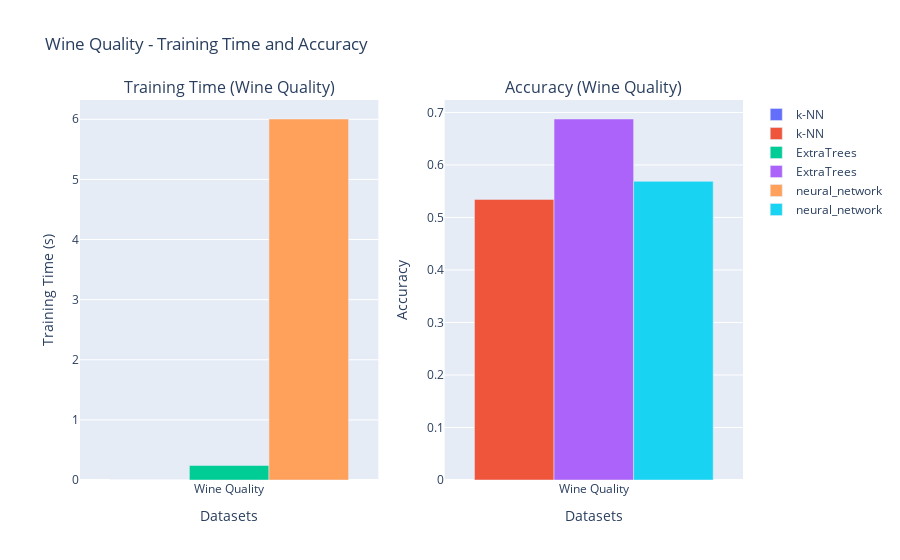
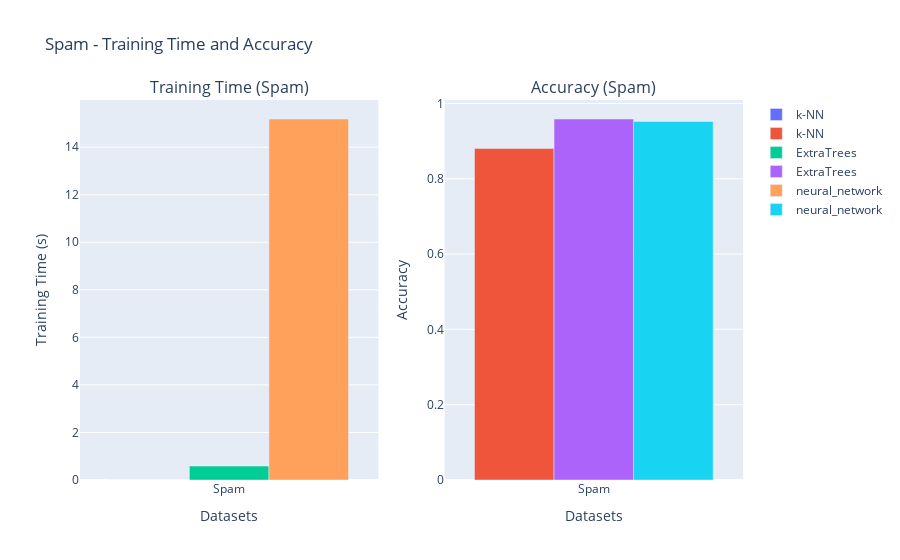
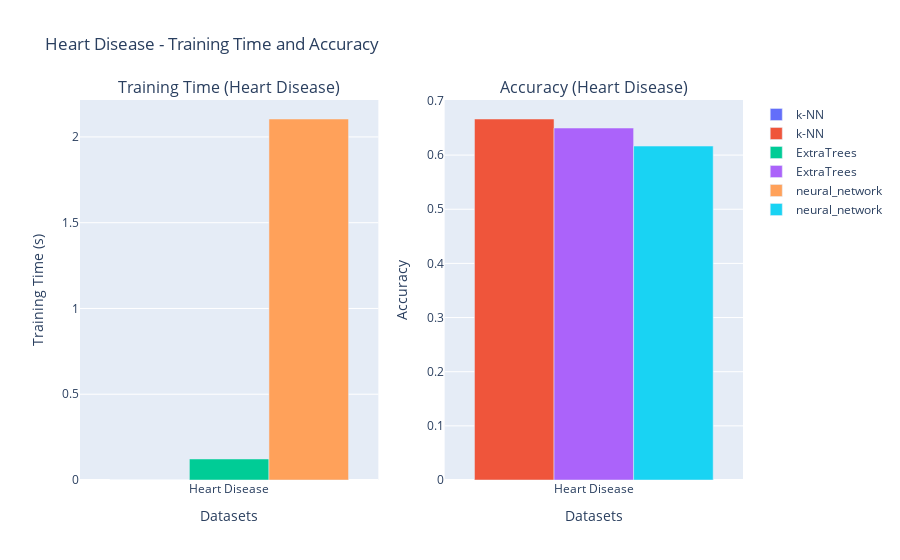
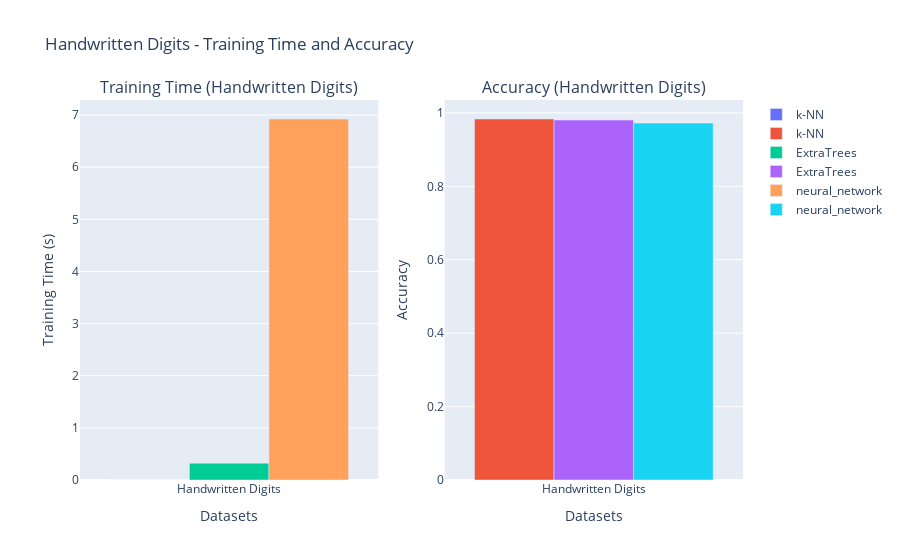

Notebook code cell kept with these figures, in order:
### Code cell
import plotly.graph_objs as go
from plotly.subplots import make_subplots

def plot_training_time_and_accuracy(datasets, dataset_name):
    dataset_names = list(datasets.keys())
    model_names = list(datasets[dataset_names[0]].keys())

    training_times = []
    accuracy_values = []

    for name in dataset_names:
        if name == dataset_name:
            training_times.append([datasets[name][model_name]['elapsed_time'] for model_name in model_names])
            accuracy_values.append([datasets[name][model_name]['accuracy'] for model_name in model_names])

    fig = make_subplots(rows=1, cols=2, subplot_titles=(f"Training Time ({dataset_name})", f"Accuracy ({dataset_name})"))

    for i, model_name in enumerate(model_names):
        fig.add_trace(go.Bar(x=[dataset_name], y=[training_times[0][i]], name=model_name), row=1, col=1)
        fig.add_trace(go.Bar(x=[dataset_name], y=[accuracy_values[0][i]], name=model_name), row=1, col=2)

    fig.update_xaxes(title_text="Datasets", row=1, col=1)
    fig.update_xaxes(title_text="Datasets", row=1, col=2)
    fig.update_yaxes(title_text="Training Time (s)", row=1, col=1)
    fig.update_yaxes(title_text="Accuracy", row=1, col=2)

    fig.update_layout(title=f"{dataset_name} - Training Time and Accuracy", showlegend=True, barmode='group')
    fig.show()

def plot_all_models(datasets, dataset_name, task='regression'):
    plot_training_time_and_accuracy(datasets, dataset_name)

    if task == 'regression':
        plot_mse(datasets, dataset_name)
    elif task == 'classification':
        plot_accuracy(datasets, dataset_name)

dataset_names = [
    'Wine Quality',
    'Spam',
    'Heart Disease',
    'Handwritten Digits'
]

for dataset_name in dataset_names:
    plot_all_models(datasets, dataset_name, task='classification')

### Figure 1 — Plotly figure (JSON) as saved in the notebook; plotly's stock layout.template omitted (floating-point values rounded to 4 significant figures)
{"data": [{"name": "k-NN", "type": "bar", "x": ["Wine Quality"], "xaxis": "x", "y": [0.001979], "yaxis": "y"}, {"name": "k-NN", "type": "bar", "x": ["Wine Quality"], "xaxis": "x2", "y": [0.5344], "yaxis": "y2"}, {"name": "ExtraTrees", "type": "bar", "x": ["Wine Quality"], "xaxis": "x", "y": [0.2407], "yaxis": "y"}, {"name": "ExtraTrees", "type": "bar", "x": ["Wine Quality"], "xaxis": "x2", "y": [0.6875], "yaxis": "y2"}, {"name": "neural_network", "type": "bar", "x": ["Wine Quality"], "xaxis": "x", "y": [6.005], "yaxis": "y"}, {"name": "neural_network", "type": "bar", "x": ["Wine Quality"], "xaxis": "x2", "y": [0.5687], "yaxis": "y2"}], "layout": {"annotations": [{"font": {"size": 16}, "showarrow": false, "text": "Training Time (Wine Quality)", "x": 0.225, "xanchor": "center", "xref": "paper", "y": 1, "yanchor": "bottom", "yref": "paper"}, {"font": {"size": 16}, "showarrow": false, "text": "Accuracy (Wine Quality)", "x": 0.775, "xanchor": "center", "xref": "paper", "y": 1, "yanchor": "bottom", "yref": "paper"}], "barmode": "group", "showlegend": true, "title": {"text": "Wine Quality - Training Time and Accuracy"}, "xaxis": {"anchor": "y", "domain": [0, 0.45], "title": {"text": "Datasets"}}, "xaxis2": {"anchor": "y2", "domain": [0.55, 1], "title": {"text": "Datasets"}}, "yaxis": {"anchor": "x", "domain": [0, 1], "title": {"text": "Training Time (s)"}}, "yaxis2": {"anchor": "x2", "domain": [0, 1], "title": {"text": "Accuracy"}}}}

### Figure 2 — Plotly figure (JSON) as saved in the notebook; plotly's stock layout.template omitted (floating-point values rounded to 4 significant figures)
{"data": [{"name": "k-NN", "type": "bar", "x": ["Spam"], "xaxis": "x", "y": [0.0006318], "yaxis": "y"}, {"name": "k-NN", "type": "bar", "x": ["Spam"], "xaxis": "x2", "y": [0.8806], "yaxis": "y2"}, {"name": "ExtraTrees", "type": "bar", "x": ["Spam"], "xaxis": "x", "y": [0.585], "yaxis": "y"}, {"name": "ExtraTrees", "type": "bar", "x": ["Spam"], "xaxis": "x2", "y": [0.9587], "yaxis": "y2"}, {"name": "neural_network", "type": "bar", "x": ["Spam"], "xaxis": "x", "y": [15.18], "yaxis": "y"}, {"name": "neural_network", "type": "bar", "x": ["Spam"], "xaxis": "x2", "y": [0.9522], "yaxis": "y2"}], "layout": {"annotations": [{"font": {"size": 16}, "showarrow": false, "text": "Training Time (Spam)", "x": 0.225, "xanchor": "center", "xref": "paper", "y": 1, "yanchor": "bottom", "yref": "paper"}, {"font": {"size": 16}, "showarrow": false, "text": "Accuracy (Spam)", "x": 0.775, "xanchor": "center", "xref": "paper", "y": 1, "yanchor": "bottom", "yref": "paper"}], "barmode": "group", "showlegend": true, "title": {"text": "Spam - Training Time and Accuracy"}, "xaxis": {"anchor": "y", "domain": [0, 0.45], "title": {"text": "Datasets"}}, "xaxis2": {"anchor": "y2", "domain": [0.55, 1], "title": {"text": "Datasets"}}, "yaxis": {"anchor": "x", "domain": [0, 1], "title": {"text": "Training Time (s)"}}, "yaxis2": {"anchor": "x2", "domain": [0, 1], "title": {"text": "Accuracy"}}}}

### Figure 3 — Plotly figure (JSON) as saved in the notebook; plotly's stock layout.template omitted (floating-point values rounded to 4 significant figures)
{"data": [{"name": "k-NN", "type": "bar", "x": ["Heart Disease"], "xaxis": "x", "y": [0.0005209], "yaxis": "y"}, {"name": "k-NN", "type": "bar", "x": ["Heart Disease"], "xaxis": "x2", "y": [0.6667], "yaxis": "y2"}, {"name": "ExtraTrees", "type": "bar", "x": ["Heart Disease"], "xaxis": "x", "y": [0.1225], "yaxis": "y"}, {"name": "ExtraTrees", "type": "bar", "x": ["Heart Disease"], "xaxis": "x2", "y": [0.65], "yaxis": "y2"}, {"name": "neural_network", "type": "bar", "x": ["Heart Disease"], "xaxis": "x", "y": [2.104], "yaxis": "y"}, {"name": "neural_network", "type": "bar", "x": ["Heart Disease"], "xaxis": "x2", "y": [0.6167], "yaxis": "y2"}], "layout": {"annotations": [{"font": {"size": 16}, "showarrow": false, "text": "Training Time (Heart Disease)", "x": 0.225, "xanchor": "center", "xref": "paper", "y": 1, "yanchor": "bottom", "yref": "paper"}, {"font": {"size": 16}, "showarrow": false, "text": "Accuracy (Heart Disease)", "x": 0.775, "xanchor": "center", "xref": "paper", "y": 1, "yanchor": "bottom", "yref": "paper"}], "barmode": "group", "showlegend": true, "title": {"text": "Heart Disease - Training Time and Accuracy"}, "xaxis": {"anchor": "y", "domain": [0, 0.45], "title": {"text": "Datasets"}}, "xaxis2": {"anchor": "y2", "domain": [0.55, 1], "title": {"text": "Datasets"}}, "yaxis": {"anchor": "x", "domain": [0, 1], "title": {"text": "Training Time (s)"}}, "yaxis2": {"anchor": "x2", "domain": [0, 1], "title": {"text": "Accuracy"}}}}

### Figure 4 — Plotly figure (JSON) as saved in the notebook; plotly's stock layout.template omitted (floating-point values rounded to 4 significant figures)
{"data": [{"name": "k-NN", "type": "bar", "x": ["Handwritten Digits"], "xaxis": "x", "y": [0.0004761], "yaxis": "y"}, {"name": "k-NN", "type": "bar", "x": ["Handwritten Digits"], "xaxis": "x2", "y": [0.9833], "yaxis": "y2"}, {"name": "ExtraTrees", "type": "bar", "x": ["Handwritten Digits"], "xaxis": "x", "y": [0.3228], "yaxis": "y"}, {"name": "ExtraTrees", "type": "bar", "x": ["Handwritten Digits"], "xaxis": "x2", "y": [0.9806], "yaxis": "y2"}, {"name": "neural_network", "type": "bar", "x": ["Handwritten Digits"], "xaxis": "x", "y": [6.924], "yaxis": "y"}, {"name": "neural_network", "type": "bar", "x": ["Handwritten Digits"], "xaxis": "x2", "y": [0.9722], "yaxis": "y2"}], "layout": {"annotations": [{"font": {"size": 16}, "showarrow": false, "text": "Training Time (Handwritten Digits)", "x": 0.225, "xanchor": "center", "xref": "paper", "y": 1, "yanchor": "bottom", "yref": "paper"}, {"font": {"size": 16}, "showarrow": false, "text": "Accuracy (Handwritten Digits)", "x": 0.775, "xanchor": "center", "xref": "paper", "y": 1, "yanchor": "bottom", "yref": "paper"}], "barmode": "group", "showlegend": true, "title": {"text": "Handwritten Digits - Training Time and Accuracy"}, "xaxis": {"anchor": "y", "domain": [0, 0.45], "title": {"text": "Datasets"}}, "xaxis2": {"anchor": "y2", "domain": [0.55, 1], "title": {"text": "Datasets"}}, "yaxis": {"anchor": "x", "domain": [0, 1], "title": {"text": "Training Time (s)"}}, "yaxis2": {"anchor": "x2", "domain": [0, 1], "title": {"text": "Accuracy"}}}}
